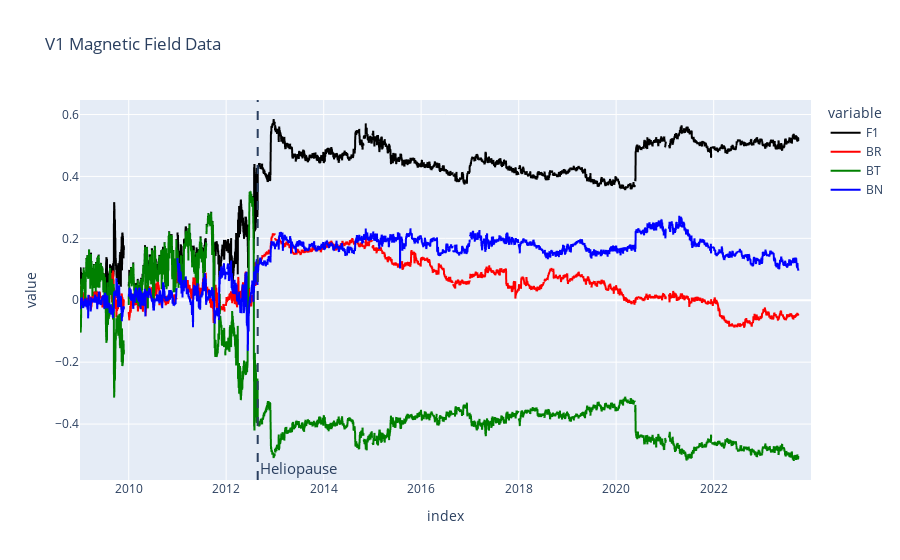

The notebook cell saved with this chart:
### Code cell
from datetime import datetime

fig = px.line(
    v1_df[["F1", "BR", "BT", "BN"]],
    title="V1 Magnetic Field Data",
    color_discrete_map={"F1": "black", "BR": "red", "BT": "green", "BN": "blue"},
)


fig.add_vline(
    # x="2012-08-25",
    x=datetime.strptime("2012-08-25", "%Y-%m-%d").timestamp()
    * 1000,  # work-around for bug in plotly
    annotation_text="Heliopause",
    annotation_position="bottom right",
    annotation_font_size=15,
    line_dash="dash",
)

fig.show()

### Figure 1 — Plotly figure (JSON) as saved in the notebook; plotly's stock layout.template omitted (floating-point values rounded to 4 significant figures; data arrays with more than 128 entries replaced by an {"elided": "..."} marker saying what was removed)
{"data": [{"hovertemplate": "variable=F1<br>index=%{x}<br>value=%{y}<extra></extra>", "legendgroup": "F1", "line": {"color": "black", "dash": "solid"}, "marker": {"symbol": "circle"}, "mode": "lines", "name": "F1", "showlegend": true, "type": "scattergl", "x": {"elided": "5478 str values"}, "xaxis": "x", "y": {"elided": "5478 float values"}, "yaxis": "y"}, {"hovertemplate": "variable=BR<br>index=%{x}<br>value=%{y}<extra></extra>", "legendgroup": "BR", "line": {"color": "red", "dash": "solid"}, "marker": {"symbol": "circle"}, "mode": "lines", "name": "BR", "showlegend": true, "type": "scattergl", "x": {"elided": "5478 str values"}, "xaxis": "x", "y": {"elided": "5478 float values"}, "yaxis": "y"}, {"hovertemplate": "variable=BT<br>index=%{x}<br>value=%{y}<extra></extra>", "legendgroup": "BT", "line": {"color": "green", "dash": "solid"}, "marker": {"symbol": "circle"}, "mode": "lines", "name": "BT", "showlegend": true, "type": "scattergl", "x": {"elided": "5478 str values"}, "xaxis": "x", "y": {"elided": "5478 float values"}, "yaxis": "y"}, {"hovertemplate": "variable=BN<br>index=%{x}<br>value=%{y}<extra></extra>", "legendgroup": "BN", "line": {"color": "blue", "dash": "solid"}, "marker": {"symbol": "circle"}, "mode": "lines", "name": "BN", "showlegend": true, "type": "scattergl", "x": {"elided": "5478 str values"}, "xaxis": "x", "y": {"elided": "5478 float values"}, "yaxis": "y"}], "layout": {"annotations": [{"font": {"size": 15}, "showarrow": false, "text": "Heliopause", "x": 1345809600000, "xanchor": "left", "xref": "x", "y": 0, "yanchor": "bottom", "yref": "y domain"}], "legend": {"title": {"text": "variable"}, "tracegroupgap": 0}, "shapes": [{"line": {"dash": "dash"}, "type": "line", "x0": 1345809600000, "x1": 1345809600000, "xref": "x", "y0": 0, "y1": 1, "yref": "y domain"}], "title": {"text": "V1 Magnetic Field Data"}, "xaxis": {"anchor": "y", "domain": [0, 1], "title": {"text": "index"}}, "yaxis": {"anchor": "x", "domain": [0, 1], "title": {"text": "value"}}}}
